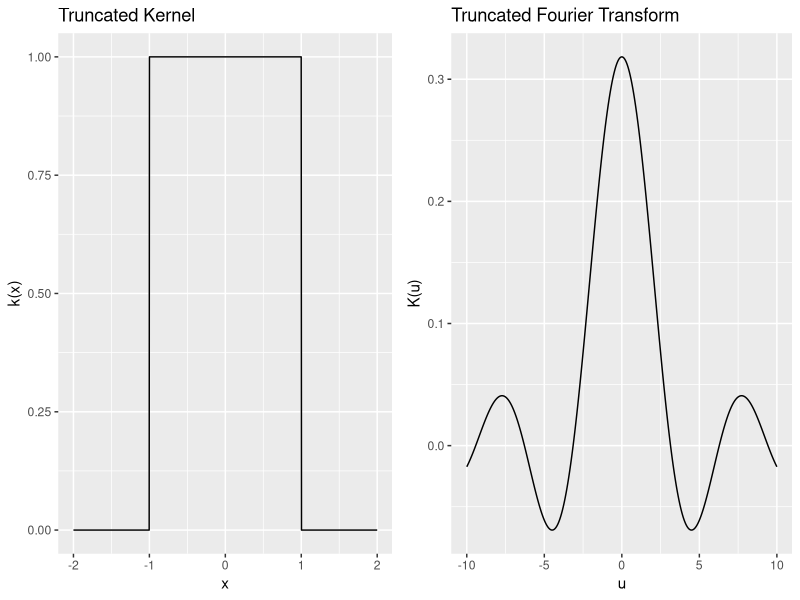
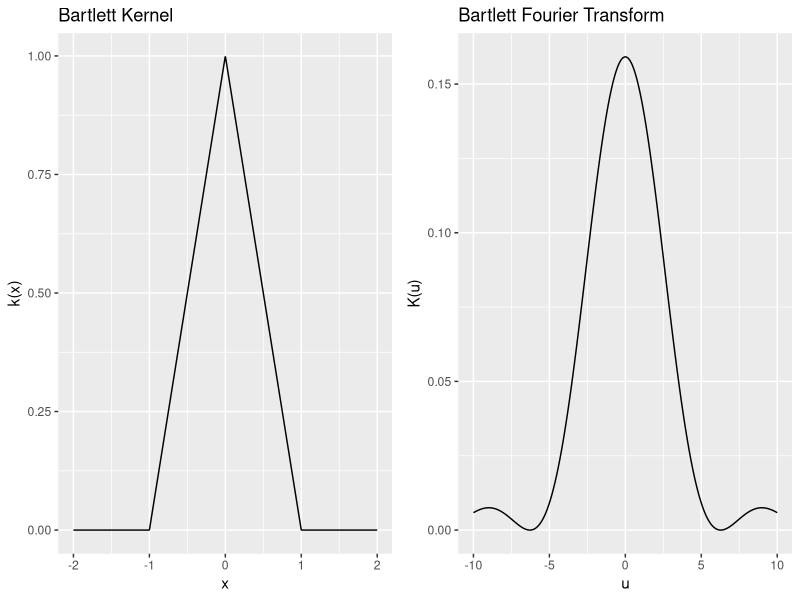
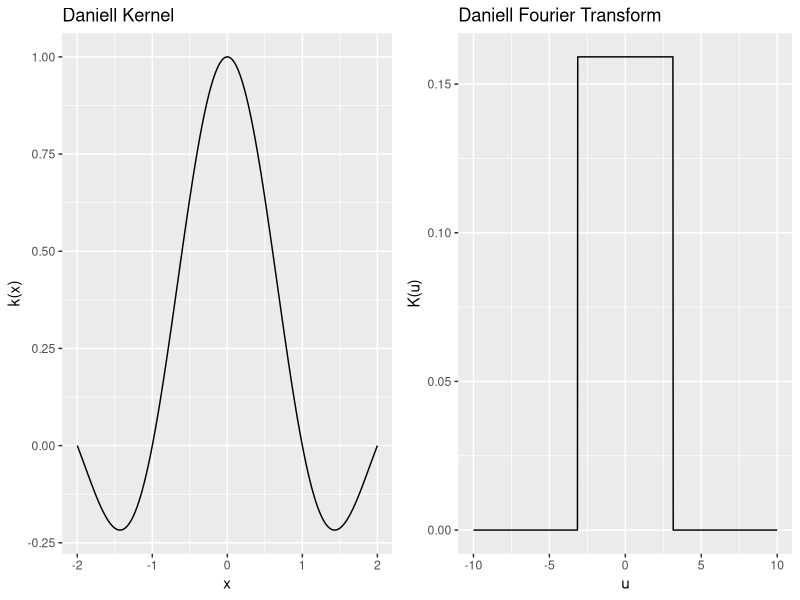
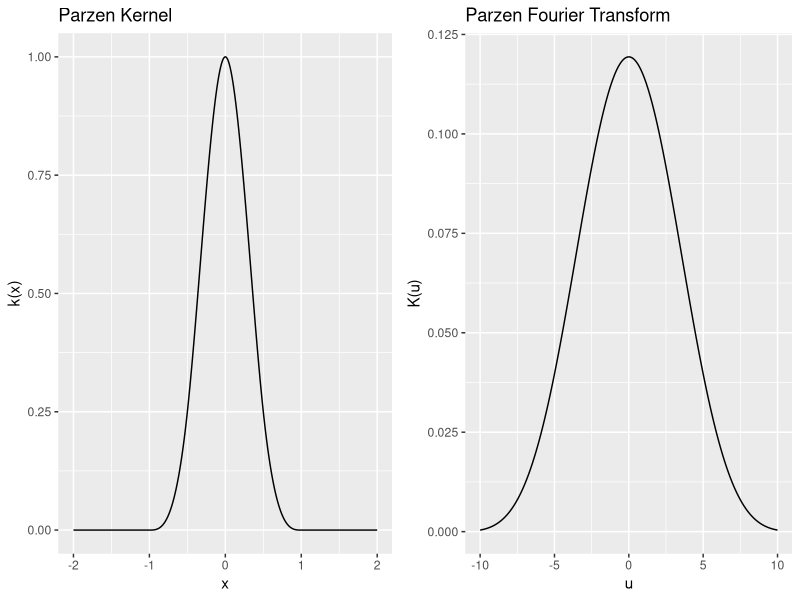
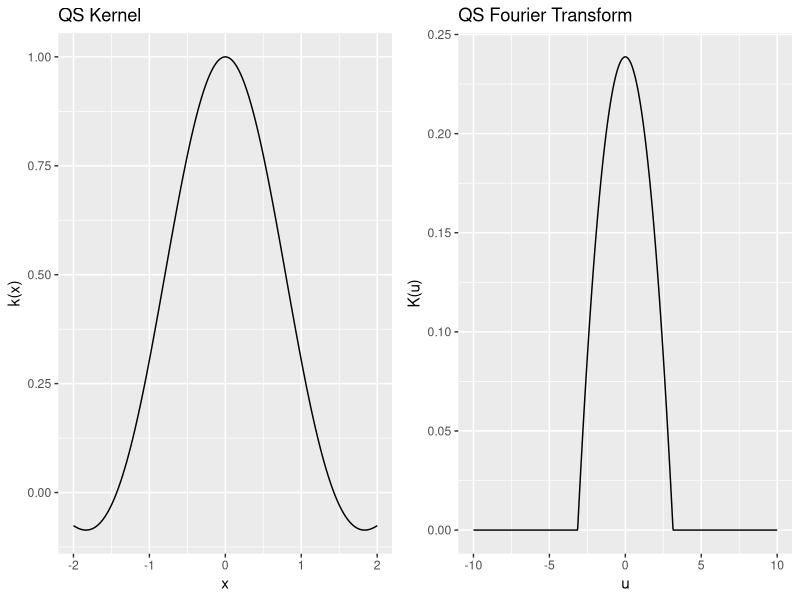
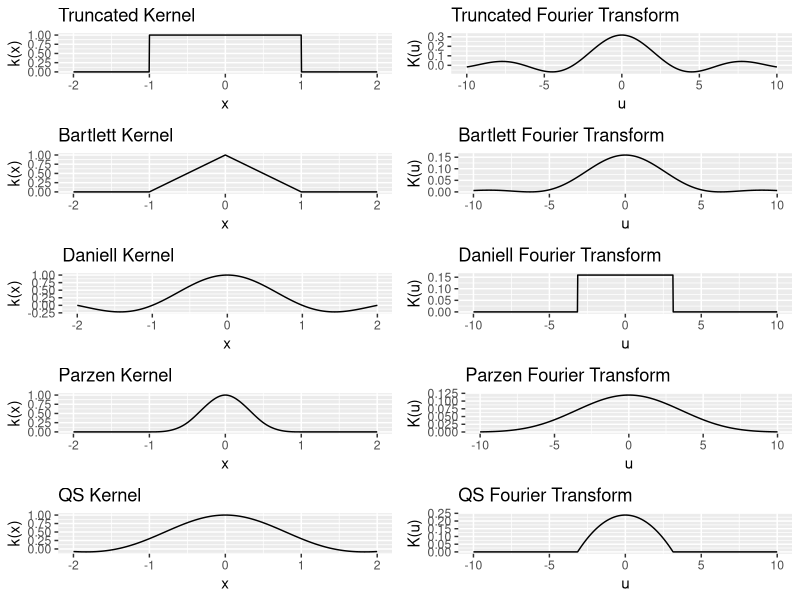

The R script that drew these images, in order:
## =====================================================
## 1. Load packages
## =====================================================

# install.packages("ggplot2")   # run once if needed
# install.packages("gridExtra") # run once if needed

library(ggplot2)
library(gridExtra)

## =====================================================
## 2. Define kernels and their Fourier transforms
## =====================================================

# Time-domain kernel functions k(x)
kernels <- list(
  Truncated = function(x) ifelse(abs(x) <= 1, 1, 0),
  Bartlett  = function(x) ifelse(abs(x) <= 1, 1 - abs(x), 0),
  Daniell   = function(x) ifelse(x == 0, 1, sin(pi * x) / (pi * x)),
  Parzen    = function(x) ifelse(
    abs(x) <= 0.5,
    1 - 6 * x^2 + 6 * abs(x)^3,
    ifelse(abs(x) <= 1, 2 * (1 - abs(x))^3, 0)
  ),
  QS        = function(x) 3 / (pi * x)^2 * (sin(pi * x) / (pi * x) - cos(pi * x))
)

# Frequency-domain Fourier transforms K(u)
fourier_transforms <- list(
  Truncated = function(u) (1 / pi) * (sin(u) / u),
  Bartlett  = function(u) (1 / (2 * pi)) * (sin(u / 2) / (u / 2))^2,
  Daniell   = function(u) (1 / (2 * pi)) * ifelse(abs(u) <= pi, 1, 0),
  Parzen    = function(u) (3 / (8 * pi)) * (sin(u / 4) / (u / 4))^4,
  QS        = function(u) (3 / (4 * pi)) * (1 - (u / pi)^2) * ifelse(abs(u) <= pi, 1, 0)
)

## =====================================================
## 3. Define grids for x and u
## =====================================================

x_seq <- seq(-2, 2,  length.out = 1000)  # time domain
u_seq <- seq(-10, 10, length.out = 1000) # frequency domain

## =====================================================
## 4. Create kernel and Fourier-transform plots
## =====================================================

combined_plots <- lapply(names(kernels), function(name) {
  # Data for kernel k(x)
  kernel_data <- data.frame(
    x = x_seq,
    y = sapply(x_seq, kernels[[name]])
  )
  
  # Data for Fourier transform K(u)
  fourier_data <- data.frame(
    x = u_seq,
    y = sapply(u_seq, fourier_transforms[[name]])
  )
  
  # Plot k(x)
  kernel_plot <- ggplot(kernel_data, aes(x, y)) +
    geom_line() +
    ggtitle(paste(name, "Kernel")) +
    xlab("x") +
    ylab("k(x)")
  
  # Plot K(u)
  fourier_plot <- ggplot(fourier_data, aes(x, y)) +
    geom_line() +
    ggtitle(paste(name, "Fourier Transform")) +
    xlab("u") +
    ylab("K(u)")
  
  # Put the two plots side by side
  grid.arrange(kernel_plot, fourier_plot, ncol = 2)
})

## =====================================================
## 5. Arrange all kernels in one figure
## =====================================================

combined_grid <- do.call(grid.arrange, c(combined_plots, ncol = 1))